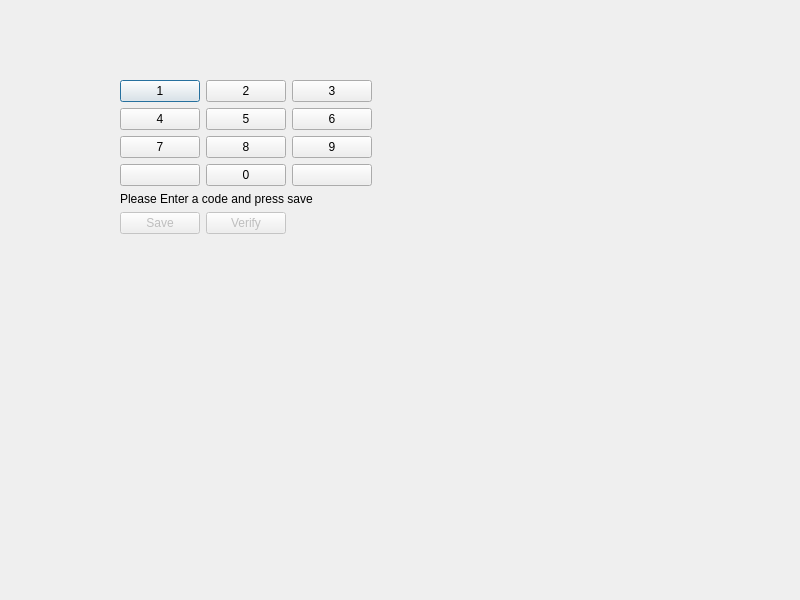
<?xml version="1.0" encoding="UTF-8"?>
<ui version="4.0">
 <class>Dialog</class>
 <widget class="QDialog" name="Dialog">
  <property name="enabled">
   <bool>true</bool>
  </property>
  <property name="geometry">
   <rect>
    <x>0</x>
    <y>0</y>
    <width>800</width>
    <height>600</height>
   </rect>
  </property>
  <property name="windowTitle">
   <string>Dialog</string>
  </property>
  <widget class="QWidget" name="">
   <property name="geometry">
    <rect>
     <x>120</x>
     <y>80</y>
     <width>521</width>
     <height>271</height>
    </rect>
   </property>
   <layout class="QFormLayout" name="formLayout">
    <item row="0" column="0">
     <layout class="QGridLayout" name="gridLayout_5">
      <item row="0" column="0">
       <layout class="QGridLayout" name="gridLayout">
        <item row="0" column="0">
         <widget class="QPushButton" name="Button1">
          <property name="text">
           <string>1</string>
          </property>
         </widget>
        </item>
        <item row="0" column="2">
         <widget class="QPushButton" name="Button3">
          <property name="text">
           <string>3</string>
          </property>
         </widget>
        </item>
        <item row="0" column="1">
         <widget class="QPushButton" name="Button2">
          <property name="text">
           <string>2</string>
          </property>
         </widget>
        </item>
       </layout>
      </item>
      <item row="3" column="0">
       <layout class="QGridLayout" name="gridLayout_4">
        <item row="0" column="0">
         <widget class="QPushButton" name="pushButton_10">
          <property name="text">
           <string/>
          </property>
         </widget>
        </item>
        <item row="0" column="1">
         <widget class="QPushButton" name="Button0">
          <property name="text">
           <string>0</string>
          </property>
         </widget>
        </item>
        <item row="0" column="2">
         <widget class="QPushButton" name="pushButton_12">
          <property name="text">
           <string/>
          </property>
         </widget>
        </item>
       </layout>
      </item>
      <item row="1" column="0">
       <layout class="QGridLayout" name="gridLayout_2">
        <item row="0" column="0">
         <widget class="QPushButton" name="Button4">
          <property name="text">
           <string>4</string>
          </property>
         </widget>
        </item>
        <item row="0" column="1">
         <widget class="QPushButton" name="Button5">
          <property name="text">
           <string>5</string>
          </property>
         </widget>
        </item>
        <item row="0" column="2">
         <widget class="QPushButton" name="Button6">
          <property name="text">
           <string>6</string>
          </property>
         </widget>
        </item>
       </layout>
      </item>
      <item row="2" column="0">
       <layout class="QGridLayout" name="gridLayout_3">
        <item row="0" column="0">
         <widget class="QPushButton" name="Button7">
          <property name="text">
           <string>7</string>
          </property>
         </widget>
        </item>
        <item row="0" column="1">
         <widget class="QPushButton" name="Button8">
          <property name="text">
           <string>8</string>
          </property>
         </widget>
        </item>
        <item row="0" column="2">
         <widget class="QPushButton" name="Button9">
          <property name="text">
           <string>9</string>
          </property>
         </widget>
        </item>
       </layout>
      </item>
     </layout>
    </item>
    <item row="1" column="0">
     <widget class="QLabel" name="label">
      <property name="text">
       <string>Please Enter a code and press save</string>
      </property>
     </widget>
    </item>
    <item row="2" column="0">
     <layout class="QGridLayout" name="gridLayout_6">
      <item row="0" column="1">
       <widget class="QPushButton" name="VerifyButton">
        <property name="enabled">
         <bool>false</bool>
        </property>
        <property name="text">
         <string>Verify</string>
        </property>
       </widget>
      </item>
      <item row="0" column="0">
       <widget class="QPushButton" name="SaveButton">
        <property name="enabled">
         <bool>false</bool>
        </property>
        <property name="text">
         <string>Save</string>
        </property>
       </widget>
      </item>
     </layout>
    </item>
   </layout>
  </widget>
 </widget>
 <resources/>
 <connections/>
</ui>
